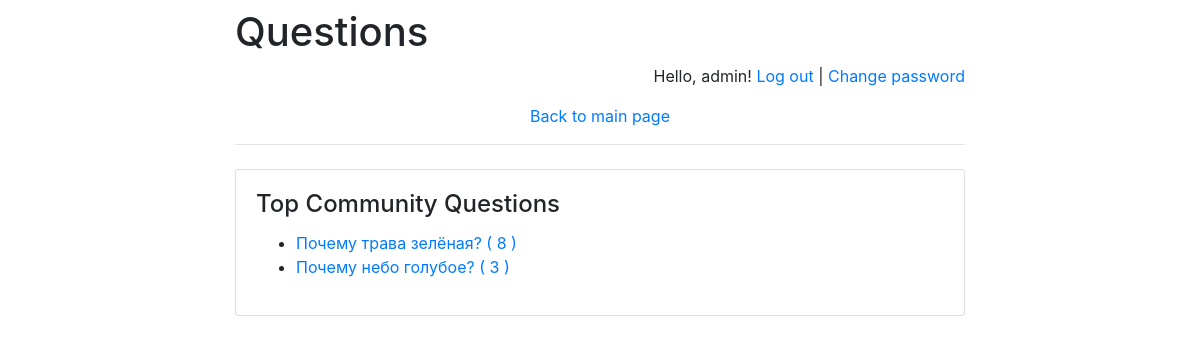
Screenshot of /questions/ (signed in) with the database file from the repository.
### Questions/models.py (models this page shows, shortened)
class Question(models.Model):
    question_text_short = models.CharField(max_length=200)
    question_text_long = models.CharField(max_length=255)
    pub_date = models.DateTimeField('Date published')
    rating = models.IntegerField(default=0)
    def was_published_recently(self):
        now = timezone.now()
        return now - datetime.timedelta(days=1) <= self.pub_date <= now
    was_published_recently.admin_order_field = 'pub_date'
    was_published_recently.boolean = True
    was_published_recently.short_description = 'Published recently?'

### Questions/views.py (the view)
def index(request):
    message = None
    if "message" in request.GET:
        message = request.GET["message"]
    return render(
        request,
        "index.html",
        {
            "latest_questions":
                Question.objects.order_by('-rating'),
            "message": message
        }
    )

### templates/index.html (shortened to what this page needs)
{% extends 'base.html' %}
{% block main %}
    <h4 class="card-title">Top Community Questions</h4>
    {% if latest_questions %}
        <ul>
            {% for question in latest_questions %}
                <li>
                    <a href="/questions/{{ question.id }}/">
                        {{ question.question_text_short }}
                        {{ "(" }}
                        {{ question.rating }}
                        {{ ")" }}
                    </a>
                </li>
            {% endfor %}
        </ul>
    {% endif %}
{% endblock %}

### templates/base.html (shortened to what this page needs)
<!doctype html>
<html lang="en">
<head>
    <link rel="stylesheet"
href="https://stackpath.bootstrapcdn.com/bootstrap/4.1.3/css/bootstrap.min.css">
</head>
<body>
<div class="container">
    <div class="row justify-content-center">
        <div class="col-8">
            <h1 class="mt-2">Questions</h1>
            {% if user.is_authenticated %}
                <p class="text-right">
                    Hello, {{ user.username }}!
                    <a href="/questions/logout">Log out</a> |
                    <a href="/questions/password-change">
                        Change password
                    </a>
                </p>
            {% else %}
                <p class="text-right">
                    <a href="/questions/login">Log in</a> |
                    <a href="/questions/register">Register</a>
                </p>
            {% endif %}
            <p class="text-center">
                <a href="/questions/">Back to main page</a>
            </p>
            <hr class="mt-0 mb-4">
            <div class="card">
                <div class="card-body">
                    {% block main %}
                    {% endblock %}
                </div>
            </div>
        </div>
    </div>
</div>
</body>
</html>

### rows the page displays
Question: question_text_short "Почему трава зелёная?", value "(", rating "8", value ")"
Question: question_text_short "Почему небо голубое?", value "(", rating "3", value ")"

### other values shown
{{ user.username }} "admin"
